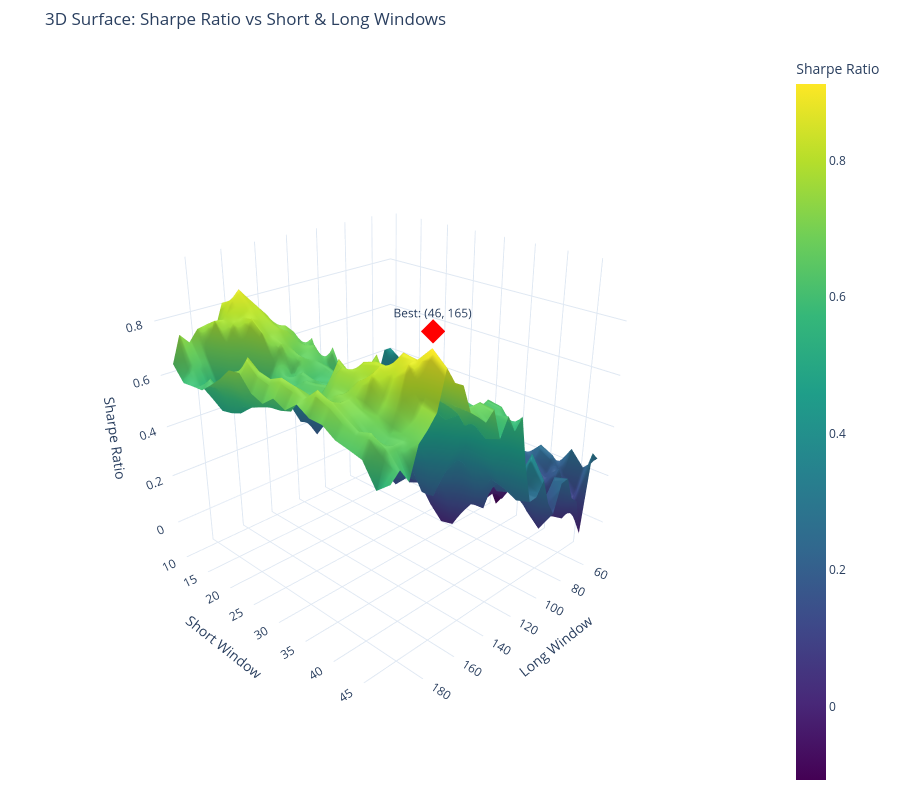

Here is the notebook cell this chart was saved with:
### Code cell
plot_hyperparameter_surface(hyperparam_results, best_params, three_dim_plot=True)

### Figure 1 — Plotly figure (JSON) as saved in the notebook; plotly's stock layout.template omitted (floating-point values rounded to 4 significant figures; data arrays with more than 128 entries replaced by an {"elided": "..."} marker saying what was removed)
{"data": [{"colorbar": {"title": {"text": "Sharpe Ratio"}}, "colorscale": [[0, "#440154"], [0.1111, "#482878"], [0.2222, "#3e4989"], [0.3333, "#31688e"], [0.4444, "#26828e"], [0.5556, "#1f9e89"], [0.6667, "#35b779"], [0.7778, "#6ece58"], [0.8889, "#b5de2b"], [1, "#fde725"]], "type": "surface", "x": [50, 55, 60, 65, 70, 75, 80, 85, 90, 95, 100, 105, 110, 115, 120, 125, 130, 135, 140, 145, 150, 155, 160, 165, 170, 175, 180, 185, 190, 195], "y": [10, 12, 14, 16, 18, 20, 22, 24, 26, 28, 30, 32, 34, 36, 38, 40, 42, 44, 46, 48], "z": {"elided": "20x30 float values"}}, {"marker": {"color": "red", "size": 8, "symbol": "diamond"}, "mode": "markers+text", "name": "Best Hyperparameters", "text": ["Best: (46, 165)"], "textposition": "top center", "type": "scatter3d", "x": [165], "y": [46], "z": [0.9627]}], "layout": {"height": 800, "margin": {"b": 10, "l": 10, "pad": 0, "r": 10, "t": 50}, "scene": {"camera": {"eye": {"x": 1.8, "y": 1.8, "z": 1.2}}, "xaxis": {"title": {"text": "Long Window"}}, "yaxis": {"title": {"text": "Short Window"}}, "zaxis": {"title": {"text": "Sharpe Ratio"}}}, "title": {"text": "3D Surface: Sharpe Ratio vs Short & Long Windows"}}}
